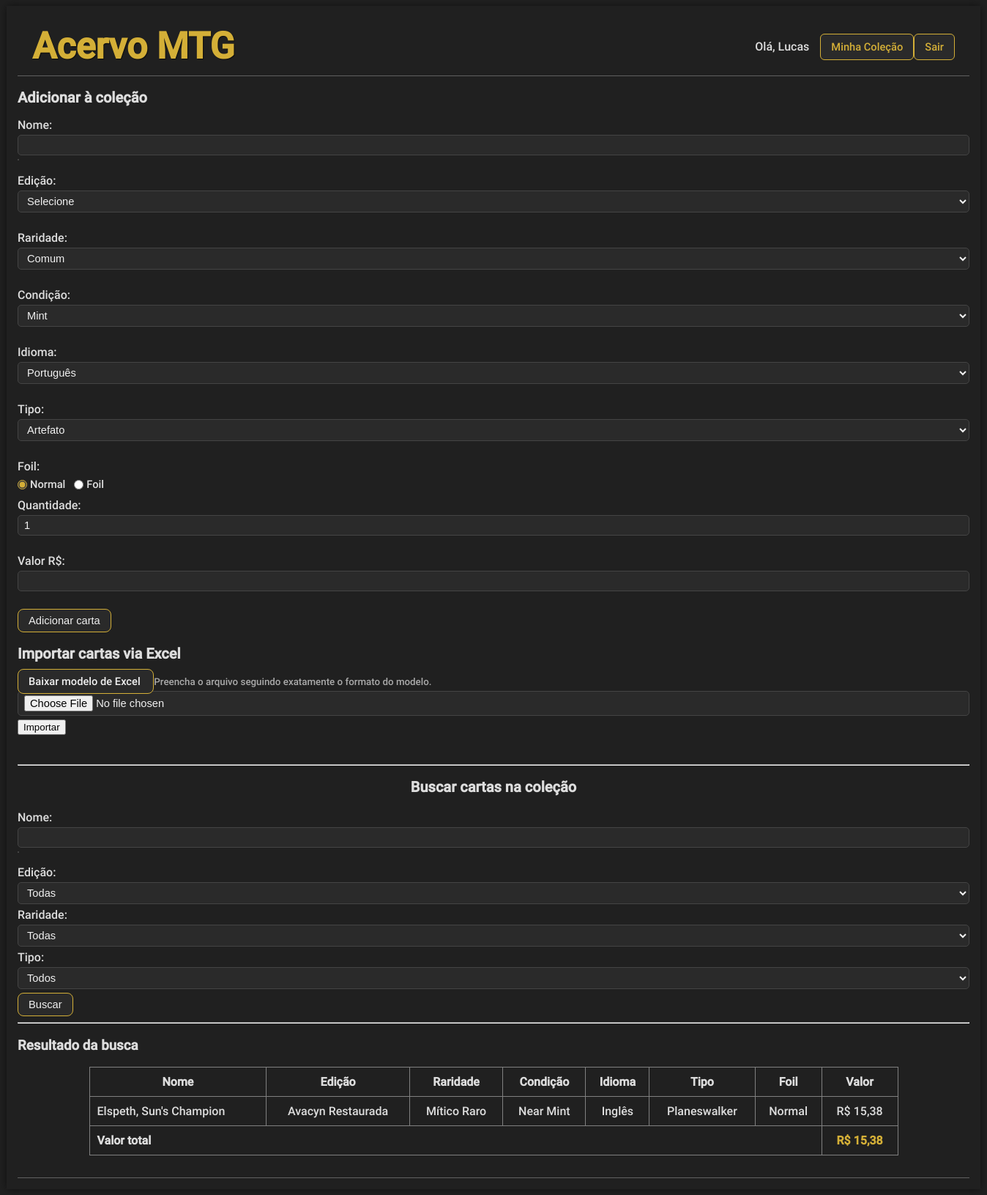
/index.php?busca_edicao=65 (signed in), run on the app's committed database.
### tables this page shows
CREATE TABLE IF NOT EXISTS `cartas` (
  `id` int NOT NULL AUTO_INCREMENT,
  `nome` varchar(100) DEFAULT NULL,
  `id_edicao` int DEFAULT NULL,
  `id_raridade` int DEFAULT NULL,
  `id_condicao` int DEFAULT NULL,
  `id_idioma` int DEFAULT NULL,
  `id_tipo` int DEFAULT NULL,
  `foil` tinyint(1) DEFAULT NULL,
  `valor` decimal(10,2) DEFAULT NULL,
  `quantidade` int NOT NULL DEFAULT '1',
  PRIMARY KEY (`id`),
  UNIQUE KEY `idx_carta_unica` (`nome`,`id_edicao`,`id_raridade`,`id_condicao`,`id_idioma`,`id_tipo`,`foil`),
  KEY `id_raridade` (`id_raridade`),
  KEY `id_condicao` (`id_condicao`),
  KEY `id_idioma` (`id_idioma`),
  KEY `id_tipo` (`id_tipo`),
  KEY `fk_cartas_edicoes` (`id_edicao`)
);

CREATE TABLE IF NOT EXISTS `raridades` (
  `id` int NOT NULL AUTO_INCREMENT,
  `nome` varchar(20) DEFAULT NULL,
  PRIMARY KEY (`id`)
);

CREATE TABLE IF NOT EXISTS `condicao` (
  `id` int NOT NULL AUTO_INCREMENT,
  `nome` varchar(30) DEFAULT NULL,
  `codigo` varchar(10) DEFAULT NULL,
  PRIMARY KEY (`id`)
);

CREATE TABLE IF NOT EXISTS `idiomas` (
  `id` int NOT NULL AUTO_INCREMENT,
  `nome` varchar(30) DEFAULT NULL,
  PRIMARY KEY (`id`)
);

CREATE TABLE IF NOT EXISTS `tipos` (
  `id` int NOT NULL AUTO_INCREMENT,
  `nome` varchar(30) DEFAULT NULL,
  PRIMARY KEY (`id`)
);

### infrastructure/database/PDOConnection.php (called while the page is built, shortened)
<?php
class PDOConnection
{
    private static ?PDO $instance = null;
    public static function get(): PDO
    {
        if (self::$instance === null) {
            try {
                self::$instance = new PDO(
                    "mysql:host=localhost;dbname=acervo;charset=utf8",
                    "root",
                    "",
                    [
                        PDO::ATTR_ERRMODE => PDO::ERRMODE_EXCEPTION,
                        PDO::ATTR_DEFAULT_FETCH_MODE => PDO::FETCH_ASSOC
                    ]
                );
            } catch (PDOException $e) {
                throw new \RuntimeException("Erro ao conectar no banco");
            }
        }
        return self::$instance;
    }
}

### Http/Controller/BuscarCartasController.php (called while the page is built, shortened)
<?php
class BuscarCartasController
{
    public function executar(array $query): array
    {
        $filtros = [
            'nome'     => trim($query['nomeCarta'] ?? ''),
            'edicao'   => (int) ($query['busca_edicao'] ?? 0),
            'raridade' => (int) ($query['busca_raridade'] ?? 0),
            'tipo'     => (int) ($query['busca_tipo'] ?? 0),
        ];
        $repository = new CartaRepositoryPDO();
        $service = new BuscarCartasService($repository);
        return $service->executar($filtros);
    }
}

### infrastructure/Repository/CartaRepositoryPDO.php (called while the page is built, shortened)
<?php
class CartaRepositoryPDO implements CartaRepositoryInterface
{
    private \PDO $pdo;
    public function __construct()
    {
        $this->pdo = PDOConnection::get();
    }
    public function buscarComFiltros(array $filtros): array
{
    $sql = "
        SELECT
            c.id,
            c.nome,
            COALESCE(e.nome_pt, e.nome_en) AS edicao,
            r.nome AS raridade,
            co.nome AS condicao,
            i.nome AS idioma,
            t.nome AS tipo,
            c.foil,
            c.quantidade,
            c.valor
        FROM cartas c
        JOIN edicoes e ON e.id = c.id_edicao
        JOIN raridades r ON r.id = c.id_raridade
        JOIN condicao co ON co.id = c.id_condicao
        JOIN idiomas i ON i.id = c.id_idioma
        JOIN tipos t ON t.id = c.id_tipo
        WHERE 1 = 1
    ";
    $params = [];
    if (!empty($filtros['edicao'])) {
        $sql .= " AND c.id_edicao = :edicao";
        $params[':edicao'] = (int) $filtros['edicao'];
    }
    $stmt = $this->pdo->prepare($sql);
    $stmt->execute($params);
    return $stmt->fetchAll(\PDO::FETCH_ASSOC);
}
}
?>

### Application/Service/BuscarCartasService.php (called while the page is built, shortened)
<?php
class BuscarCartasService
{
    public function executar(array $filtros): array
    {
        return $this->repository->buscarComFiltros($filtros);
    }
}

### views/buscar_form.php (shortened to what this page needs)
<section id="busca-cartas">
    <hr>
    <h2>Buscar cartas na coleção</h2>
    <form method="get" action="#busca-cartas">
        <label for="busca_nome">Nome:</label>
        <input
        type="text"
        id="busca_nome"
        name="nomeCarta"
        data-autocomplete="carta"
        >
        <div id="autocomplete-list"></div>
        <br>
        <label for="busca_edicao">Edição:</label>
        <select name="busca_edicao" id="busca_edicao">
            <option value="">Todas</option>
        </select>
        <label for="busca_raridade">Raridade:</label>
        <select name="busca_raridade" id="busca_raridade">
            <option value="">Todas</option>
            <?php include 'php/carregar_raridades.php'; ?>
        </select>
        <label for="busca_tipo">Tipo:</label>
        <select name="busca_tipo" id="busca_tipo">
            <option value="">Todos</option>
            <?php include 'php/carregar_tipos.php'; ?>
        </select>
        <button type="submit" class="botao">Buscar</button>
    </form>
    <?php if (!empty($cartas)): ?>
        <hr>
        <h3>Resultado da busca</h3>
        <table border="1" cellpadding="6">
            <thead>
                <tr>
                    <th>Nome</th>
                    <th>Edição</th>
                    <th>Raridade</th>
                    <th>Condição</th>
                    <th>Idioma</th>
                    <th>Tipo</th>
                    <th>Foil</th>
                    <th>Valor</th>
                </tr>
            </thead>
            <tbody>
                <?php foreach ($cartas as $c): ?>
                    <tr>
                        <td><?= htmlspecialchars($c['nome']) ?></td>
                        <td><?= htmlspecialchars($c['edicao']) ?></td>
                        <td><?= htmlspecialchars($c['raridade']) ?></td>
                        <td><?= htmlspecialchars($c['condicao']) ?></td>
                        <td><?= htmlspecialchars($c['idioma']) ?></td>
                        <td><?= htmlspecialchars($c['tipo']) ?></td>
                        <td><?= $c['foil'] ? 'Foil' : 'Normal' ?></td>
                        <td>R$ <?= number_format($c['valor'], 2, ',', '.') ?></td>
                    </tr>
                <?php endforeach; ?>
            </tbody>
            <tfoot>
                <tr>
                    <td colspan="7" style="text-align:left; font-weight:bold;">
                        Valor total
                    </td>
                    <td style="font-weight:bold; color:#d4af37;">
                        R$ <?= number_format($totalFiltrado, 2, ',', '.') ?>
                    </td>
                </tr>
            </tfoot>
        </table>
    <?php elseif (array_filter($filtros)): ?>
        <p><strong>Nenhuma carta encontrada.</strong></p>
    <?php endif; ?>
</section>

### _css/estilo.css (style rules this page uses)
body { background-color: #202020; color: #dddddd; font-family: 'Roboto', sans-serif; }
h2 { font-size: 20px; }
form input, form select { display: block; width: 100%; margin: 4px 0 5px 0; padding: 5px 8px; background-color: #2a2a2a; color: #f0f0f0; border: 1px solid #444; border-radius: 5px; font-size: 11pt; box-sizing: border-box; }
input::placeholder { color: #aaa; }
.botao { background-color: #2a2a2a; color: #f0f0f0; border: 1px solid #d4af37; padding: 7px 14px; font-size: 11pt; border-radius: 8px; cursor: pointer; transition: all 0.2s ease; }
#busca-cartas { margin-top: 40px; }
#busca-cartas h2 { text-align: center; margin-bottom: 20px; }
#busca-cartas table { width: 85%; margin: 0 auto; border-collapse: collapse; }
#busca-cartas th, #busca-cartas td { padding: 10px; text-align: center; }
#busca-cartas td:first-child { text-align: left; }
#autocomplete-list { position: absolute; background: #2a2a2a; border: 1px solid #444; max-height: 220px; overflow-y: auto; z-index: 999; }

### data on the page
cartas: nome "Elspeth, Sun's Champion", edicao "Avacyn Restaurada", id_raridade.nome "Mítico Raro", id_condicao.nome "Near Mint", id_idioma.nome "Inglês", id_tipo.nome "Planeswalker", foil "Normal", valor "15,38"

### other printed values
$_SESSION['usuario_nome'] "Lucas"
$totalFiltrado "15,38"
form field raridade "Comum"
form field condicao "Mint"
form field idioma "Português"
form field tipo "Artefato"
